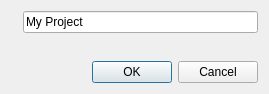
<?xml version="1.0" encoding="UTF-8"?>
<ui version="4.0">
 <class>KateProjectNew</class>
 <widget class="QDialog" name="KateProjectNew">
  <property name="geometry">
   <rect>
    <x>0</x>
    <y>0</y>
    <width>269</width>
    <height>94</height>
   </rect>
  </property>
  <property name="windowTitle">
   <string>New project</string>
  </property>
  <layout class="QGridLayout" name="gridLayout">
   <item row="3" column="0" colspan="3">
    <spacer name="verticalSpacer">
     <property name="orientation">
      <enum>Qt::Vertical</enum>
     </property>
     <property name="sizeHint" stdset="0">
      <size>
       <width>20</width>
       <height>40</height>
      </size>
     </property>
    </spacer>
   </item>
   <item row="1" column="2">
    <widget class="QLineEdit" name="projectName">
     <property name="text">
      <string>My Project</string>
     </property>
    </widget>
   </item>
   <item row="2" column="2">
    <widget class="KUrlRequester" name="projectPath">
     <property name="mode">
      <set>KFile::Directory|KFile::ExistingOnly|KFile::LocalOnly</set>
     </property>
    </widget>
   </item>
   <item row="5" column="0" rowspan="2" colspan="3">
    <layout class="QHBoxLayout" name="horizontalLayout">
     <item>
      <spacer name="horizontalSpacer">
       <property name="orientation">
        <enum>Qt::Horizontal</enum>
       </property>
       <property name="sizeHint" stdset="0">
        <size>
         <width>40</width>
         <height>20</height>
        </size>
       </property>
      </spacer>
     </item>
     <item>
      <widget class="QPushButton" name="okButton">
       <property name="text">
        <string>OK</string>
       </property>
       <property name="icon">
        <iconset theme="dialog-ok">
         <normaloff/>
        </iconset>
       </property>
      </widget>
     </item>
     <item>
      <widget class="QPushButton" name="cancelButton">
       <property name="text">
        <string>Cancel</string>
       </property>
       <property name="icon">
        <iconset theme="dialog-cancel">
         <normaloff/>
        </iconset>
       </property>
      </widget>
     </item>
    </layout>
   </item>
  </layout>
 </widget>
 <customwidgets>
  <customwidget>
   <class>KUrlRequester</class>
   <extends>QFrame</extends>
   <header>kurlrequester.h</header>
  </customwidget>
 </customwidgets>
 <resources>
  <include location="icons/vcsicons.qrc"/>
 </resources>
 <connections/>
</ui>
